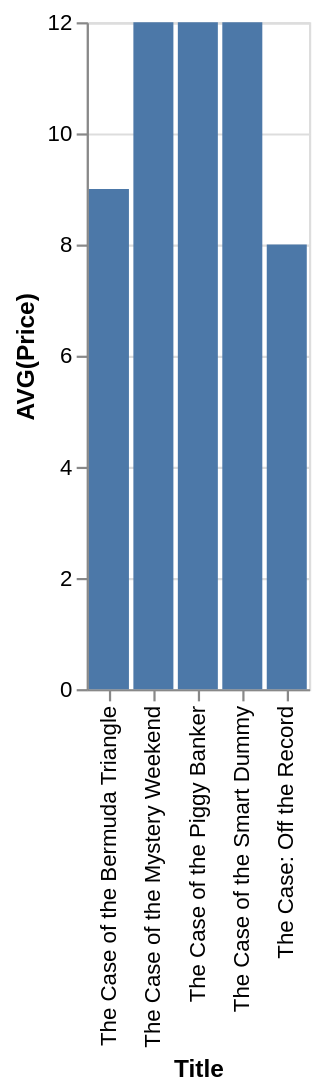

Specify this chart in Vega-Lite:
### Vega-Lite specification from a JSON file in a GitHub repository (floating-point values rounded to 4 significant figures)
{"data": {"values": [{"x_data": "The Case of the Bermuda Triangle", "y_data": 9}, {"x_data": "The Case of the Mystery Weekend", "y_data": 12}, {"x_data": "The Case of the Piggy Banker", "y_data": 12}, {"x_data": "The Case of the Smart Dummy", "y_data": 12}, {"x_data": "The Case: Off the Record", "y_data": 8}]}, "mark": "bar", "encoding": {"x": {"field": "x_data", "type": "nominal", "title": "Title", "sort": "ascending"}, "y": {"field": "y_data", "type": "quantitative", "title": "AVG(Price)"}}}
